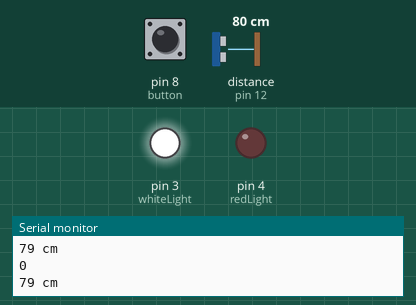
The sketch below on a simulated Arduino Uno, built with avr-gcc and run on an emulated ATmega328P. On the bench: output pins drawn as LEDs (lit = HIGH), the last lines printed to the serial monitor. Wiring (inferred from the names in the program): ultrasonic range finder: trigger pin 13; echo pin 12. Inputs (shaded band) come from the test bench; at power-on: distance to the obstacle (sensor on pin 12) 80 cm, pin 8 (button) LOW. The echo pulse lasts 58.3 µs per cm; pins used as bus, display or sensor lines are not drawn.

Above: at 1.3 s.
1.4 s: distance to the obstacle (sensor on pin 12) set to 7 cm
2.9 s: distance to the obstacle (sensor on pin 12) set to 4 cm
At 3.5 s:
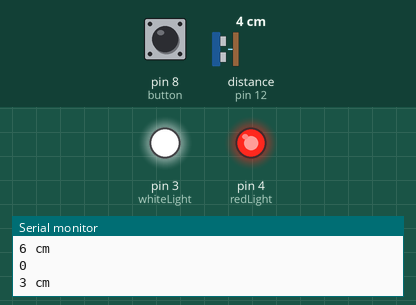
4.5 s: pin 8 (button) pulled HIGH for 0.6 s
At 5.3 s:
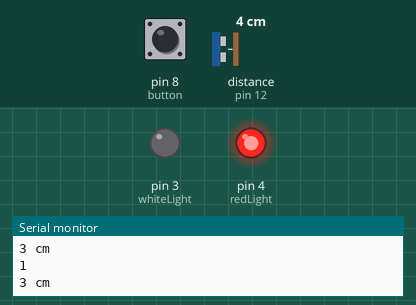
7.0 s: pin 8 (button) pulled HIGH for 3.2 s
At 10.9 s:
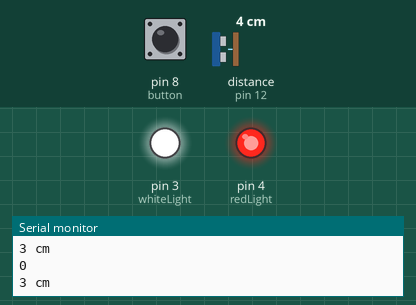
12.0 s: distance to the obstacle (sensor on pin 12) set to 9 cm
At 13.4 s:
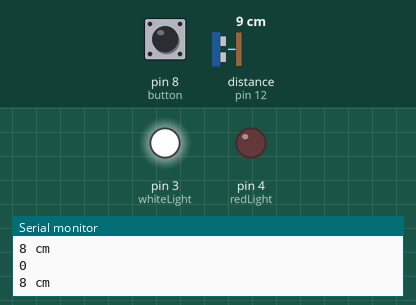
Timing chart, 0 to 14.5 s (numbered marks = the images above; inputs shaded):
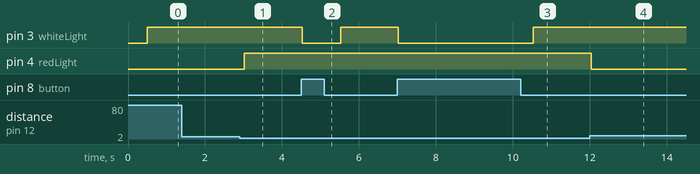

The sketch:

ultimate.ino
```cpp
/* stuff that won't change */
const int redLight = 4;
const int whiteLight = 3;
const int button = 8;
const int trigger = 13;
const int echo = 12;

int buttonState = 0;

void setup() {
  // put your setup code here, to run once:
  // UV dude
  Serial.begin (9600);
  pinMode(trigger, OUTPUT);
  pinMode(echo, INPUT);
  pinMode(redLight, OUTPUT);

  // alert dude
  pinMode(button, INPUT);
  pinMode(whiteLight, OUTPUT);
}

void loop() {
    // stuff that I don't want to bother with - for UV dude
    long duration, distance;
    digitalWrite(trigger, LOW);
    delayMicroseconds(2);
    digitalWrite(trigger, HIGH);
    delayMicroseconds(10);
    digitalWrite(trigger, LOW);
    duration = pulseIn(echo, HIGH);
    distance = (duration / 2) / 29.1;

    if (distance < 5) {
      digitalWrite(redLight, HIGH);
      // # TODO beep here
    }
    else{
      digitalWrite(redLight, LOW);
    }
    if (distance >= 200 || distance <= 0) {
      Serial.println("Out of range");
    }
    else {
      Serial.print(distance);
      Serial.println(" cm");
    }
  delay(500);


  // button push logic
  // read the state of the pushbutton value:
  buttonState = digitalRead(button);
  Serial.println(buttonState);
  // check if the pushbutton is pressed.
  // if it is, the buttonState is HIGH:
  if (buttonState == HIGH) {
    digitalWrite(whiteLight, LOW);
  } else {
    digitalWrite(whiteLight, HIGH);
  }

}
```

Measured:
- the behaviour switches between 6 and 5 cm on distance to the obstacle (sensor on pin 12) (found by bisection; images 0 and 1)
- after the input at 2.9 s, pin 4 (redLight): LOW → HIGH after 0.12 s
- after the input at 4.5 s, pin 3 (whiteLight): HIGH → LOW at once, → HIGH 1.0 s later
- after the input at 7.0 s, pin 3 (whiteLight): HIGH → LOW at once, → HIGH 3.5 s later
- after the input at 12.0 s, pin 4 (redLight): HIGH → LOW at once
